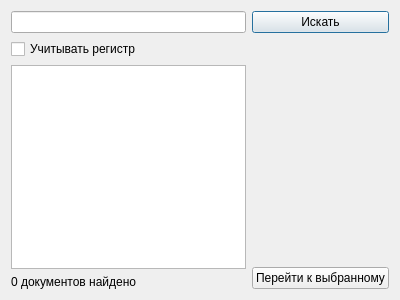
<?xml version="1.0" encoding="UTF-8"?>
<ui version="4.0">
 <class>GlobalSearch</class>
 <widget class="QDialog" name="GlobalSearch">
  <property name="geometry">
   <rect>
    <x>0</x>
    <y>0</y>
    <width>400</width>
    <height>300</height>
   </rect>
  </property>
  <property name="windowTitle">
   <string>Dialog</string>
  </property>
  <property name="modal">
   <bool>true</bool>
  </property>
  <layout class="QHBoxLayout" name="horizontalLayout">
   <item>
    <layout class="QVBoxLayout" name="verticalLayout">
     <item>
      <widget class="QLineEdit" name="searchLine"/>
     </item>
     <item>
      <widget class="QCheckBox" name="caseCheckBox">
       <property name="text">
        <string>Учитывать регистр</string>
       </property>
      </widget>
     </item>
     <item>
      <widget class="QListWidget" name="listWidget"/>
     </item>
     <item>
      <widget class="QLabel" name="foundDocsCount">
       <property name="text">
        <string>0 документов найдено</string>
       </property>
      </widget>
     </item>
    </layout>
   </item>
   <item>
    <layout class="QVBoxLayout" name="verticalLayout_2">
     <item>
      <widget class="QPushButton" name="searchButton">
       <property name="text">
        <string>Искать</string>
       </property>
      </widget>
     </item>
     <item>
      <spacer name="verticalSpacer">
       <property name="orientation">
        <enum>Qt::Vertical</enum>
       </property>
       <property name="sizeHint" stdset="0">
        <size>
         <width>20</width>
         <height>40</height>
        </size>
       </property>
      </spacer>
     </item>
     <item>
      <widget class="QPushButton" name="moveToChosen">
       <property name="text">
        <string>Перейти к выбранному</string>
       </property>
      </widget>
     </item>
    </layout>
   </item>
  </layout>
 </widget>
 <resources/>
 <connections/>
</ui>
